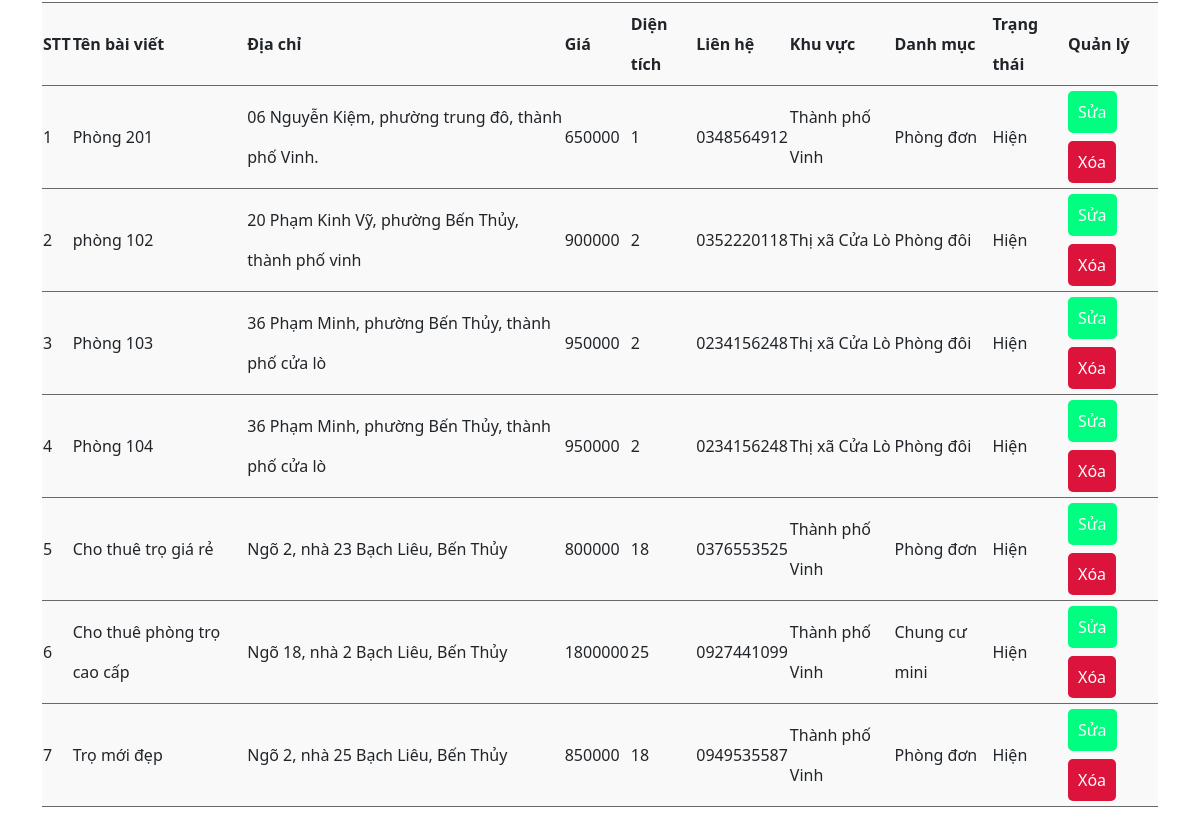
The page /admin/post.php (signed in, lower part) on the database as committed earlier.
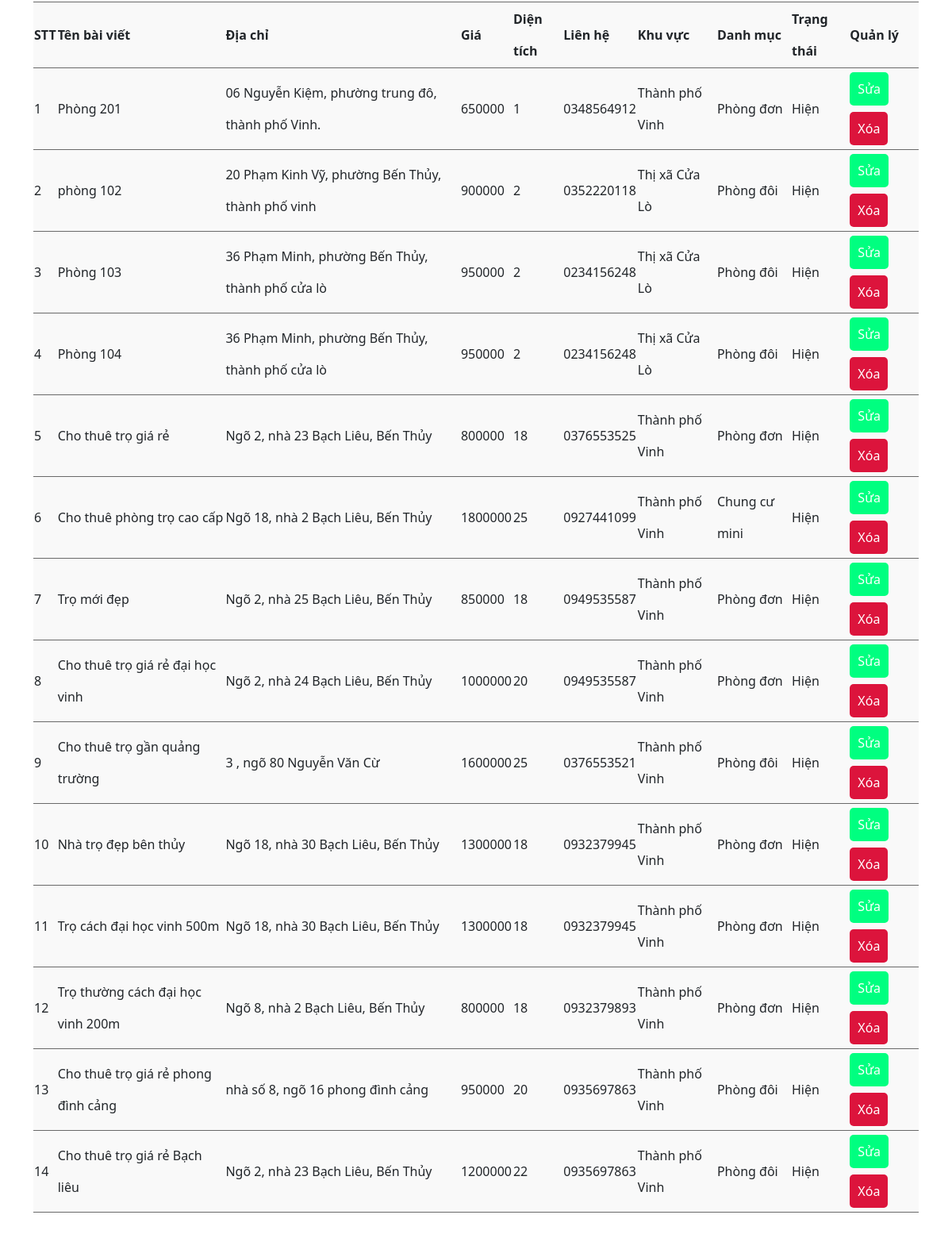
The same page on the database as committed later.
### tables this page shows
CREATE TABLE `motel` (
  `Id` int(10) NOT NULL,
  `title` varchar(255) NOT NULL,
  `description` text NOT NULL,
  `price` int(11) NOT NULL,
  `area` int(11) NOT NULL,
  `count_view` int(11) NOT NULL,
  `address` varchar(255) NOT NULL,
  `latlng` varchar(255) NOT NULL,
  `images` varchar(255) DEFAULT NULL,
  `user_id` int(10) NOT NULL,
  `category_id` int(11) NOT NULL,
  `district_id` int(11) NOT NULL,
  `utilities` varchar(255) NOT NULL,
  `created_at` timestamp NOT NULL DEFAULT current_timestamp(),
  `phone` varchar(255) NOT NULL,
  `status` int(11) NOT NULL DEFAULT 1
);

CREATE TABLE `districts` (
  `id` int(10) NOT NULL,
  `name` varchar(250) NOT NULL
);

CREATE TABLE `category` (
  `id` int(10) NOT NULL,
  `category_name` varchar(255) NOT NULL,
  `title` varchar(255) NOT NULL,
  `created_at` timestamp NOT NULL DEFAULT current_timestamp()
);

### admin/post.php (the view, shortened to what this page needs)
<?php
include "../include/connect.php";
$role = (isset($_SESSION['role']))? $_SESSION['role']:[];
$checkid = $role['id'];
$motel =  mysqli_query($conn, "SELECT m.*, d.name, ca.category_name FROM motel m join districts d on d.id = m.district_id join category ca on ca.id = m.category_id");
$motelUser =  mysqli_query($conn, "SELECT m.*, d.name, ca.category_name FROM motel m join districts d on d.id = m.district_id join category ca on ca.id = m.category_id WHERE user_id = $checkid");
?>
<!DOCTYPE html>
<html lang="en">
<head>
    <link
      href="https://cdn.jsdelivr.net/npm/bootstrap@5.1.3/dist/css/bootstrap.min.css"
      rel="stylesheet"
    />
    <link rel="stylesheet" href="../libs/fontawesome/css/all.min.css" />
    <link rel="stylesheet" href="./style/style.css">
</head>
<body>
    <div class="footer_admin">
        <?php include "./include/header.php" ?>
            <div class="container" >
                <div class="post" style = "padding-bottom: 30px;">
                    <form action="#">
                        <table class="show-post">
                            <thead>
                                <tr class="title">
                                    <td>STT</td>
                                    <td>Tên bài viết</td>
                                    <td>Địa chỉ</td>
                                    <td>Giá</td>
                                    <td>Diện tích</td>
                                    <td>Liên hệ</td>
                                    <td>Khu vực</td>
                                    <td>Danh mục</td>
                                    <td>Trạng thái</td>
                                    <td>Quản lý</td>
                                </tr>
                            </thead>
                            <tbody>
                            <?php if (isset($checkRole)&& $checkRole == 1){
                             foreach ($motel as $key => $value) { ?>
                                <tr>
                                    <td><?php echo  $key + 1  ?></td>
                                    <td><?php echo $value['title'] ?></td>
                                    <td><?php echo $value['address'] ?></td>
                                    <td><?php echo $value['price'] ?></td>
                                    <td><?php echo $value['area'] ?></td>
                                    <td><?php echo $value['phone'] ?></td>
                                    <td><?php echo $value['name'] ?></td>
                                    <td><?php echo $value['category_name'] ?></td>
                                    <td><?php if( $value['status'] == 1){
                                        echo "Hiện";
                                    }else{
                                        echo "Ẩn";
                                    } ?>
                                    </td>
                                    <td>
                                        <a href="./edit-post.php?id=<?php echo $value['Id']?>" class=" btn-add btn-change">Sửa</a>
                                        <a href="./post.php?del=<?php echo $value['Id']?>" class="btn-add btn-delete" onclick="return confirm('Bạn chắc chắn muốn xóa?');" >Xóa</a>
                                    </td>
                                </tr>
                            <?php } } else {
                                foreach ($motelUser as $key => $value) { ?>
                                <tr>
                                    <td><?php echo  $key + 1  ?></td>
                                    <td><?php echo $value['title'] ?></td>
                                    <td><?php echo $value['address'] ?></td>
                                    <td><?php echo $value['price'] ?></td>
                                    <td><?php echo $value['area'] ?></td>
                                    <td><?php echo $value['phone'] ?></td>
                                    <td><?php echo $value['name'] ?></td>
                                    <td><?php echo $value['category_name'] ?></td>
                                    <td><?php if( $value['status'] == 1){
                                        echo "Hiện";
                                    }else{
                                        echo "Ẩn";
                                    } ?>
                                    </td>
                                    <td>
                                        <a href="./edit-post.php?id=<?php echo $value['Id']?>" class=" btn-add btn-change">Sửa</a>
                                        <a href="./post.php?del=<?php echo $value['Id']?>" class="btn-add btn-delete" onclick="return confirm('Bạn chắc chắn muốn xóa?');" >Xóa</a>
                                    </td>
                                </tr>
                            <?php } } ?>
                            </tbody>
                        </table>
                    </form>
                </div>
            </div>
        </div>
    </div>
</body>
</html>

Rows that differ between the two databases and show on the page:
added motel: title "Cho thuê trọ giá rẻ đại học vinh", address "Ngõ 2, nhà 24 Bạch Liêu, Bến Thủy", price "1000000", area "20", phone "0949535587", district.name "Thành phố Vinh", category.category_name "Phòng đơn", status "Hiện"
added motel: title "Cho thuê trọ gần quảng trường", address "3 , ngõ 80 Nguyễn Văn Cừ", price "1600000", area "25", phone "0376553521", district.name "Thành phố Vinh", category.category_name "Phòng đôi", status "Hiện"
added motel: title "Nhà trọ đẹp bên thủy", address "Ngõ 18, nhà 30 Bạch Liêu, Bến Thủy", price "1300000", area "18", phone "0932379945", district.name "Thành phố Vinh", category.category_name "Phòng đơn", status "Hiện"
added motel: title "Trọ cách đại học vinh 500m", address "Ngõ 18, nhà 30 Bạch Liêu, Bến Thủy", price "1300000", area "18", phone "0932379945", district.name "Thành phố Vinh", category.category_name "Phòng đơn", status "Hiện"
added motel: title "Trọ thường cách đại học vinh 200m", address "Ngõ 8, nhà 2 Bạch Liêu, Bến Thủy", price "800000", area "18", phone "0932379893", district.name "Thành phố Vinh", category.category_name "Phòng đơn", status "Hiện"
added motel: title "Cho thuê trọ giá rẻ phong đình cảng", address "nhà số 8, ngõ 16 phong đình cảng", price "950000", area "20", phone "0935697863", district.name "Thành phố Vinh", category.category_name "Phòng đôi", status "Hiện"
added motel: title "Cho thuê trọ giá rẻ Bạch liêu", address "Ngõ 2, nhà 23 Bạch Liêu, Bến Thủy", price "1200000", area "22", phone "0935697863", district.name "Thành phố Vinh", category.category_name "Phòng đôi", status "Hiện"
